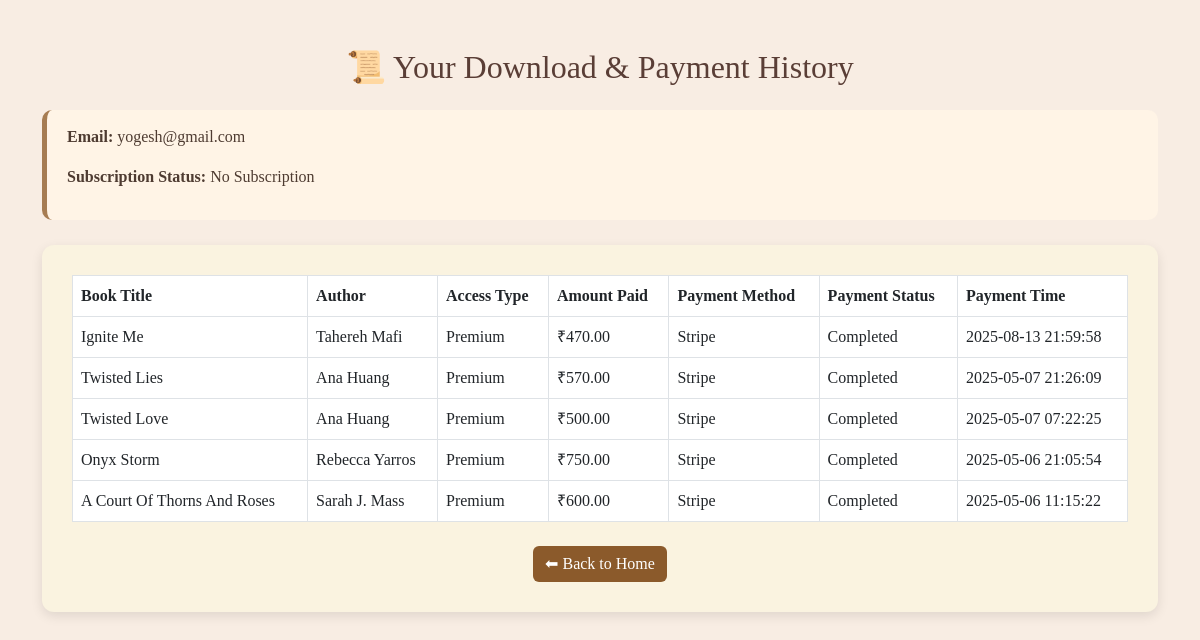
The page /history.php (signed in) on the database its author committed.
### tables this page shows
CREATE TABLE IF NOT EXISTS `user` (
  `user_id` int(50) NOT NULL AUTO_INCREMENT,
  `user_status` int(10) NOT NULL,
  `subscription_status` int(10) NOT NULL,
  `username` varchar(50) NOT NULL,
  `email` varchar(50) NOT NULL,
  `password` varchar(50) NOT NULL,
  `Phone` bigint(50) DEFAULT NULL,
  `admin_id` int(11) NOT NULL,
  PRIMARY KEY (`user_id`),
  KEY `admin_idfk` (`admin_id`)
);

CREATE TABLE IF NOT EXISTS `payment` (
  `payment_id` int(10) NOT NULL AUTO_INCREMENT,
  `method` varchar(50) NOT NULL,
  `payment_status` varchar(20) NOT NULL,
  `time` datetime NOT NULL,
  `amount` decimal(10,2) DEFAULT NULL,
  `user_id` int(11) NOT NULL,
  `admin_id` int(11) NOT NULL DEFAULT 1,
  `book_id` int(11) DEFAULT NULL,
  PRIMARY KEY (`payment_id`),
  KEY `user_idfk` (`user_id`),
  KEY `admin_idfk` (`admin_id`)
);

CREATE TABLE IF NOT EXISTS `book` (
  `book_id` int(11) NOT NULL AUTO_INCREMENT,
  `pdflink` varchar(225) NOT NULL,
  `title` varchar(100) NOT NULL,
  `author` varchar(50) NOT NULL,
  `isbn` varchar(17) NOT NULL,
  `description` varchar(250) NOT NULL,
  `access_type` int(10) NOT NULL,
  `admin_Id` int(11) NOT NULL,
  `price` decimal(10,2) NOT NULL DEFAULT 0.00,
  PRIMARY KEY (`book_id`),
  KEY `user_idfk` (`admin_Id`)
);

### history.php (the view, shortened to what this page needs)
<?php
$conn = mysqli_connect('localhost:3307', 'root', '', 'project6');
$user_id = $_SESSION['User_Id'];
$user_query = "SELECT email FROM user WHERE user_id = $user_id";
$user_result = mysqli_query($conn, $user_query);
$user_email = "N/A";
if ($user_result && mysqli_num_rows($user_result) > 0) {
    $user_email = mysqli_fetch_assoc($user_result)['email'];
}
$subscription_status = "No Subscription";
$history_query = "
    SELECT b.title, b.author, b.access_type, b.price,
           p.method, p.payment_status, p.time, p.amount
    FROM user_history uh
    JOIN book b ON uh.book_id = b.book_id
    LEFT JOIN payment p ON p.user_id = uh.user_id AND p.book_id = uh.book_id
    WHERE uh.user_id = $user_id
    ORDER BY COALESCE(p.time, uh.history_id) DESC
";
$history_result = mysqli_query($conn, $history_query);
?>
<!DOCTYPE html>
<html lang="en">
<head>
    <link href="https://cdn.jsdelivr.net/npm/bootstrap@5.3.0/dist/css/bootstrap.min.css" rel="stylesheet">
</head>
<body>
<div class="container mt-5">
    <h2 class="mb-4 text-center">📜 Your Download & Payment History</h2>
    <div class="info-box">
        <p><strong>Email:</strong> <?php echo htmlspecialchars($user_email); ?></p>
        <p><strong>Subscription Status:</strong> <?php echo htmlspecialchars($subscription_status); ?></p>
    </div>
    <div class="history-box">
        <?php if (mysqli_num_rows($history_result) > 0): ?>
            <table class="table table-bordered">
                <thead>
                    <tr>
                        <th>Book Title</th>
                        <th>Author</th>
                        <th>Access Type</th>
                        <th>Amount Paid</th>
                        <th>Payment Method</th>
                        <th>Payment Status</th>
                        <th>Payment Time</th>
                    </tr>
                </thead>
                <tbody>
                    <?php while ($row = mysqli_fetch_assoc($history_result)): ?>
                        <tr>
                            <td><?php echo htmlspecialchars($row['title']); ?></td>
                            <td><?php echo htmlspecialchars($row['author']); ?></td>
                            <td><?php echo ($row['access_type'] == 1) ? 'Premium' : 'Free'; ?></td>
                            <td>
                                <?php
                                if ($row['access_type'] == 1) {
                                    if (isset($row['amount']) && $row['amount'] > 0) {
                                        echo '₹' . number_format($row['amount'], 2);
                                    } else {
                                        echo 'Accessed via Subscription';
                                    }
                                } else {
                                    echo 'Free';
                                }
                                ?>
                            </td>
                            <td><?php echo htmlspecialchars($row['method'] ?? '-'); ?></td>
                            <td><?php echo htmlspecialchars($row['payment_status'] ?? 'N/A'); ?></td>
                            <td><?php echo htmlspecialchars($row['time'] ?? '-'); ?></td>
                        </tr>
                    <?php endwhile; ?>
                </tbody>
            </table>
        <?php else: ?>
            <p class="text-muted text-center">
                You haven’t accessed any books yet.
            </p>
        <?php endif; ?>
        <div class="text-center mt-4">
            <a href="homepage.php" class="btn btn-secondary">⬅ Back to Home</a>
        </div>
    </div>
</div>
</body>
</html>

### history.php (style rules this page uses)
body { font-family: 'Georgia', serif; background-color: #F8EDE3; color: #4E3B31; }
h2 { color: #5A3E36; }
.history-box { background-color: #FAF3E0; border-radius: 12px; padding: 30px; box-shadow: 0 4px 12px rgba(0, 0, 0, 0.1); }
.table thead { background-color: #5A3E36; color: #F8EDE3; }
.table tbody tr:nth-child(odd) { background-color: #FFF7ED; }
.table tbody tr:nth-child(even) { background-color: #F4E1C1; }
.table td, .table th { vertical-align: middle; }
.info-box { background-color: #FFF4E6; padding: 15px 20px; border-left: 5px solid #A67C52; border-radius: 10px; margin-bottom: 25px; }
a.btn-secondary { background-color: #8B5A2B; border: none; }

### rows shown on the page
user: email "yogesh@gmail.com"
payment: book.title "Ignite Me", book.author "Tahereh Mafi", amount "470.00", method "Stripe", payment_status "Completed", time "2025-08-13 21:59:58"
payment: book.title "Twisted Lies", book.author "Ana Huang", amount "570.00", method "Stripe", payment_status "Completed", time "2025-05-07 21:26:09"
payment: book.title "Twisted Love", book.author "Ana Huang", amount "500.00", method "Stripe", payment_status "Completed", time "2025-05-07 07:22:25"
payment: book.title "Onyx Storm", book.author "Rebecca Yarros", amount "750.00", method "Stripe", payment_status "Completed", time "2025-05-06 21:05:54"
payment: book.title "A Court Of Thorns And Roses", book.author "Sarah J. Mass", amount "600.00", method "Stripe", payment_status "Completed", time "2025-05-06 11:15:22"

### other values the page prints
$subscription_status "No Subscription"
